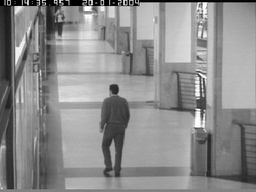
#> input picture EdgeDetection/Code/OneStopNoEnter1cor0249.bmp, 256 x 192 px, shrunk from 384 x 288 before the run
$ jupyter execute --allow-errors EdgeDetection.ipynb
#> lines starting #> are read from the running program, lines starting #| are printed output that depends on the picture
[cell 1]
import cv2
import numpy as np

[cell 2]
img = cv2.imread("OneStopNoEnter1cor0249.bmp",0)
#> img is the input picture: shape (192, 256); min 0, max 255, mean 139.8
img2 = cv2.imread("OneStopNoEnter1cor0251.bmp",0)
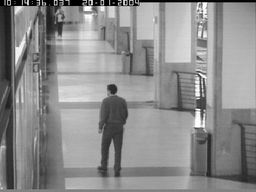
#> input picture EdgeDetection/Code/OneStopNoEnter1cor0251.bmp, 256 x 192 px, shrunk from 384 x 288 before the run
#> img2 is the input picture: shape (192, 256); min 0, max 255, mean 139.5
img3 = cv2.imread("seq00.avi0426g.bmp",0)
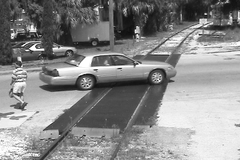
#> input picture EdgeDetection/Code/seq00.avi0426g.bmp, 240 x 160 px, shrunk from 360 x 240 before the run
#> img3 is the input picture: shape (160, 240); min 14, max 255, mean 138.1
img4 = cv2.imread("seq00.avi0428g.bmp",0)
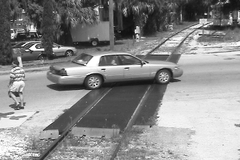
#> input picture EdgeDetection/Code/seq00.avi0428g.bmp, 240 x 160 px, shrunk from 360 x 240 before the run
#> img4 is the input picture: shape (160, 240); min 15, max 255, mean 138.2
#> in findEdges, `newImg = np.zeros((len(img),len(img[0])))`: newImg: shape (192, 256) float64; every value is 0

[cell 3]
def Find_threshold(img,threshold):
#> called with threshold = 0
    group1=[]
    group2=[]
    for i in img:
        for j in i:
            if j > threshold:
                group2.append(j)
            else:
                group1.append(j)
#> after the loop, group1 = 312 values from 0 to 0; group2 = 48840 items
    avg1 = sum(group1)/len(group1)
#> avg1 = 0
    avg2 = sum(group2)/len(group2)
#> avg2 = 140.7
    new_threshold = (avg1+avg2)/2
#> new_threshold = 70.35
    #print(new_threshold)
    if(new_threshold == threshold):
        return new_threshold
    return Find_threshold(img,new_threshold)

[cell 4]
def findEdges(img):
    newImg = np.zeros((len(img),len(img[0])))
    matrix_y = [[1,2,1],
        [0,0,0],
        [-1,-2,-1]]
    matrix_x = [[1,0,-1],
        [2,0,-2],
        [1,0,-1]]
    threshold = Find_threshold(img,0)
#> threshold = 128.8
    for x in range(0,(len(img)-1)):
        for y in range(0,(len(img[0])-1)):
            s= [[img[x-1][y-1],img[x][y-1],img[x+1][y-1]],
                [img[x-1][y],img[x][y],img[x+1][y]],
                [img[x-1][y+1],img[x][y+1],img[x+1][y+1]]]
            # calculating gradient
            gradient_x = calculateGradient(s,matrix_x)
            gradient_y = calculateGradient(s,matrix_y)
            #cumilative gradient
            gradient = ((gradient_x **2)+(gradient_y**2))**0.5
            if(gradient > threshold):
                newImg[x][y] = 255
#> this loop made 191 passes
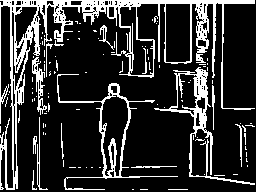
#> newImg: shape (192, 256) float64; 19% white in thin lines or dots
    return newImg

[cell 5]
def calculateGradient(matrix1,matrix2):
    s=0
    for x,y in zip(matrix1,matrix2):
        for a,b in zip(x,y):
            s = s+(a*b)
    return s

[cell 6]
newImg1 = findEdges(img)
newImg2 = findEdges(img2)
#> after the loop in findEdges (call 2), `for x in range(0,(len(img)-1)):`:
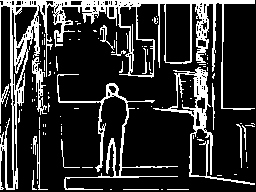
#> newImg: shape (192, 256) float64; 19.1% white in thin lines or dots
#> (the rest of this cell did not finish here and is left out)

#> in findEdges (call 3), `newImg = np.zeros((len(img),len(img[0])))`: newImg: shape (160, 240) float64; every value is 0
newImg4 = findEdges(img4)

[cell 7]
cv2.imwrite("new1.jpg",newImg1)
cv2.imwrite("new2.jpg",newImg2)
#> (the rest of this cell did not finish here and is left out)
